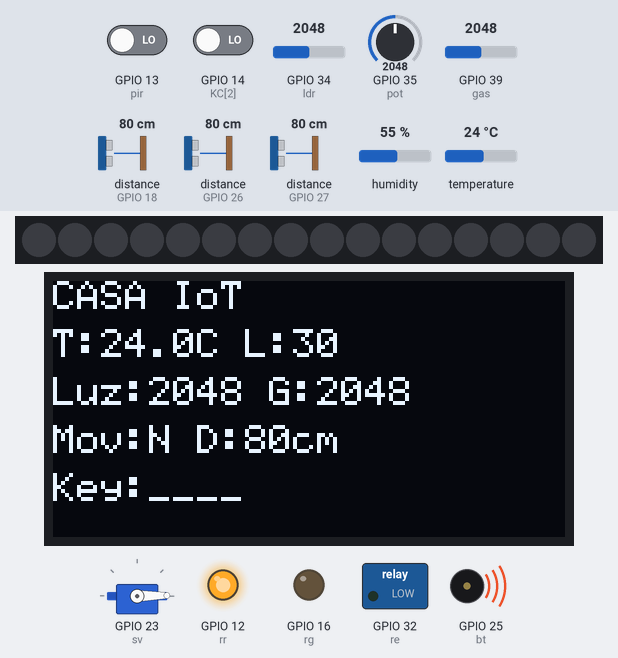
Bench run of a program on a simulated ESP32 board running MicroPython. Shown: 16 RGB LEDs in strip order, left to right, 128×64 one-colour display, servo, switched loads named in the program (green lamp = pin HIGH), output pins drawn as LEDs (lit = HIGH), buzzer (waves = sounding). Wiring (from the project's diagram.json): DHT22 sensor on GPIO 12, PIR motion sensor on GPIO 13, red LED on GPIO 14, servo on GPIO 23, buzzer on GPIO 25, green LED on GPIO 26, blue LED on GPIO 27, relay on GPIO 32, light sensor on GPIO 34, potentiometer on GPIO 35, gas sensor on GPIO 39. Inputs (shaded band) come from the test bench; at power-on: GPIO 39 (gas) = 2048, GPIO 14 (KC[2]) LOW, temperature 24 °C, distance to the obstacle (sensors on GPIO 18, GPIO 26, GPIO 27) 80 cm, GPIO 34 (ldr) = 2048, GPIO 13 (pir) LOW, GPIO 35 (pot) = 2048, humidity 55 % (analog values on the 0–4095 scale). The echo pulse lasts 58.3 µs per cm; no MQTT or app messages arrive unless stated; servo angles are drawn from the pulse width (0.5 ms = 0°, 2.5 ms = 180°); pins used as bus, display or sensor lines are not drawn; what the program prints to the serial console is not drawn.

Above: at 4.6 s.
4.7 s: GPIO 39 (gas) set to 3474
At 6.77 s:
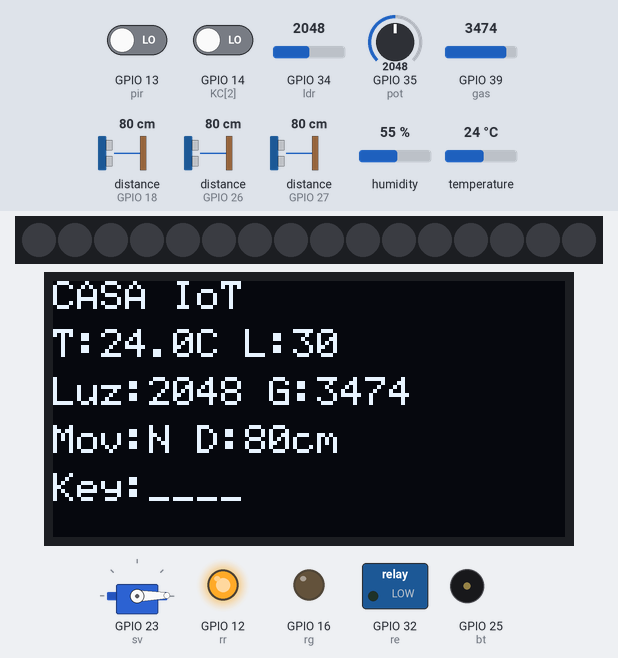
7.4 s: GPIO 39 (gas) set to 3530
At 8.59 s:
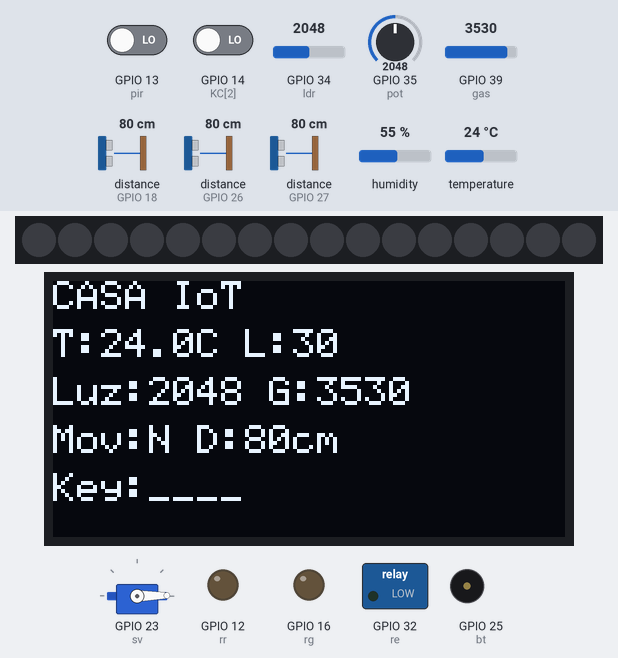
10.2 s: GPIO 14 (KC[2]) driven HIGH
At 11.74 s:
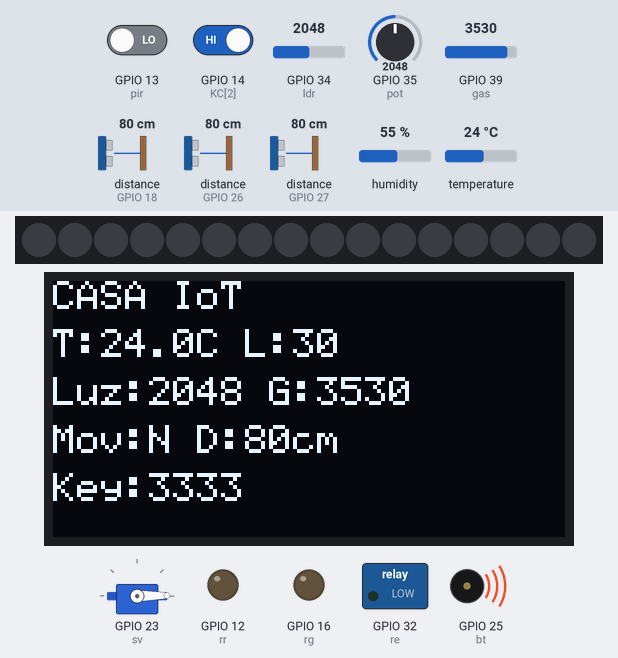
13.0 s: temperature set to 12 °C
At 13.32 s:
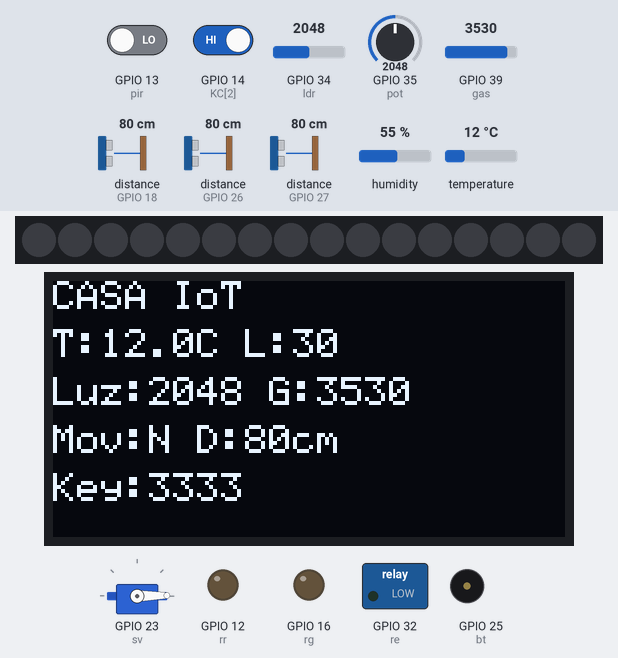
14.6 s: distance to the obstacle (sensor on GPIO 18) set to 2 cm
At 14.88 s:
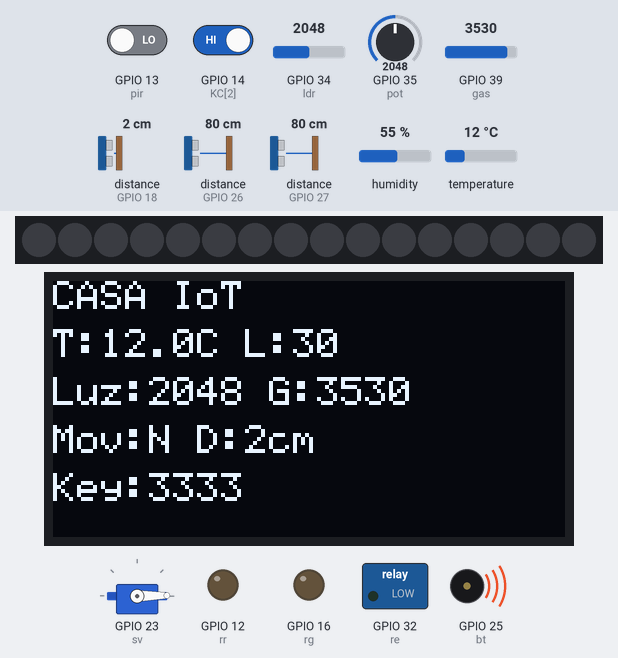
16.2 s: GPIO 34 (ldr) set to 122
At 19.35 s:
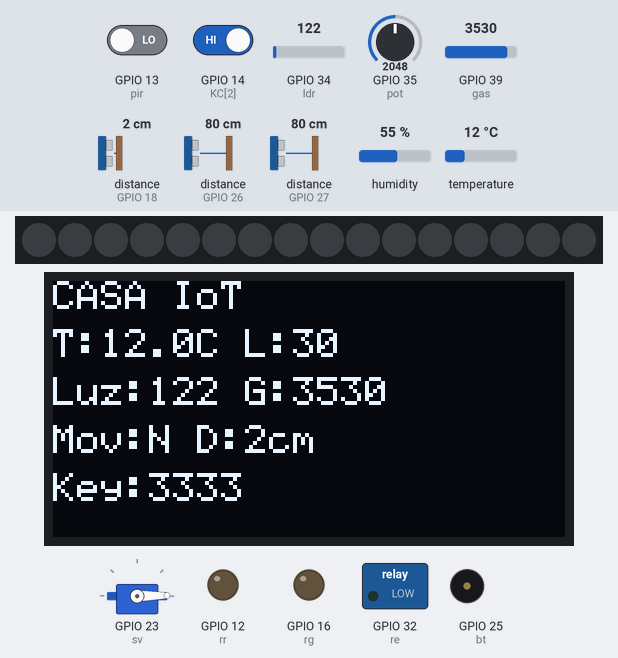
Timing chart, 0 to 20.3 s (numbered marks = the images above; inputs shaded):
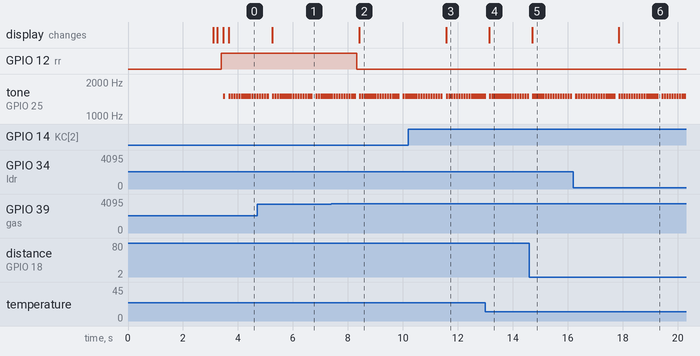

Measured:
- the behaviour switches between 3500 and 3501 on GPIO 39 (gas) (found by bisection; images 1 and 2)
- after the input at 4.7 s, the display: changes after 0.55 s (image 1)
- after the input at 7.4 s, GPIO 12 (rr): HIGH → LOW after 0.93 s; the display: changes after 1.0 s (image 2)
- after the input at 10.2 s, the display: changes after 1.4 s (image 3)
- after the input at 13.0 s, the display: changes after 0.14 s (image 4)
- after the input at 14.6 s, the display: changes after 0.11 s (image 5)
- after the input at 16.2 s, the display: changes after 1.6 s (image 6)
- by itself, tone on GPIO 25 (bt): plays 1500 Hz for 0.08 s, 1500 Hz for 0.08 s, 1500 Hz for 0.08 s, 1500 Hz for 0.08 s, 1500 Hz for 0.08 s, 1500 Hz for 0.08 s … (42 notes in this stretch)

The program:

firmware.py
```python
import gc,network,socket,machine,time,ujson
from machine import Pin,ADC,I2C,PWM
try:
 import dht
except:
 pass
try:
 from umqtt.simple import MQTTClient
 MQTT_OK=True
except:
 MQTT_OK=False
try:
 import neopixel
 NP_OK=True
except:
 NP_OK=False

class O:
 def __init__(s,i2c,a=0x3c):
  s.i=i2c;s.a=a;s.b=bytearray(1024)
  for c in [0xAE,0x20,0x00,0xB0,0xC8,0x00,0x10,0x40,0x81,0xFF,0xA1,0xA6,0xA8,0x3F,0xA4,0xD3,0x00,0xD5,0xF0,0xD9,0x22,0xDA,0x12,0xDB,0x20,0x8D,0x14,0xAF]:s.cmd(c)
 def cmd(s,c):s.i.writeto(s.a,bytes([0x00,c]))
 def fill(s,v):
  for i in range(1024):s.b[i]=0xFF if v else 0
 def px(s,x,y,c=1):
  if 0<=x<128 and 0<=y<64:
   i=(y//8)*128+x
   if c:s.b[i]|=(1<<(y%8))
   else:s.b[i]&=~(1<<(y%8))
 def text(s,t,x,y):
  for ch in t:
   c=ord(ch)
   if 32<=c<128:
    for i in range(5):
     bb=F[(c-32)*5+i]
     for j in range(8):s.px(x+i,y+j,1 if bb&(1<<j) else 0)
    x+=6
 def show(s):
  for p in range(8):
   s.cmd(0xB0+p);s.cmd(0x00);s.cmd(0x10)
   s.i.writeto(s.a,b'\x40'+bytes(s.b[p*128:(p+1)*128]))

F=bytes([0,0,0,0,0,0,0,95,0,0,0,7,0,7,0,20,127,20,127,20,36,42,127,42,18,35,19,8,100,98,54,73,85,34,80,0,5,3,0,0,0,28,34,65,0,0,65,34,28,0,8,42,28,42,8,8,8,62,8,8,0,80,48,0,0,8,8,8,8,8,0,96,96,0,0,32,16,8,4,2,62,81,73,69,62,0,66,127,64,0,66,97,81,73,70,33,65,69,75,49,24,20,18,127,16,39,69,69,69,57,60,74,73,73,48,1,113,9,5,3,54,73,73,73,54,6,73,73,41,30,0,54,54,0,0,0,86,54,0,0,8,20,34,65,0,20,20,20,20,20,0,65,34,20,8,2,1,89,9,6,62,65,93,89,78,124,18,17,18,124,127,73,73,73,54,62,65,65,65,34,127,65,65,34,28,127,73,73,73,65,127,9,9,9,1,62,65,73,73,122,127,8,8,8,127,0,65,127,65,0,32,64,65,63,1,127,8,20,34,65,127,64,64,64,64,127,2,12,2,127,127,4,8,16,127,62,65,65,65,62,127,9,9,9,6,62,65,81,33,94,127,9,25,41,70,38,73,73,73,50,3,1,127,1,3,63,64,64,64,63,31,32,64,32,31,63,64,56,64,63,99,20,8,20,99,3,4,120,4,3,97,81,73,69,67,0,127,65,65,0,2,4,8,16,32,0,65,65,127,0,4,2,1,2,4,64,64,64,64,64,0,1,2,4,0,32,84,84,84,120,127,72,68,68,56,56,68,68,68,32,56,68,68,72,127,56,84,84,84,24,8,126,9,1,2,8,20,84,84,60,127,8,4,4,120,0,68,125,64,0,32,64,68,61,0,127,16,40,68,0,0,65,127,64,0,124,4,24,4,120,124,8,4,4,120,56,68,68,68,56,124,20,20,20,8,8,20,20,24,124,124,8,4,4,8,72,84,84,84,32,4,63,68,64,32,60,64,64,32,124,28,32,64,32,28,60,64,48,64,60,68,40,16,40,68,12,80,80,80,60,68,100,84,76,68,0,8,54,65,0,0,0,127,0,0,0,65,54,8,0,8,8,42,28,8,8,28,42,8,8])

w=network.WLAN(network.STA_IF)
w.active(False);time.sleep(1.0);w.active(True);time.sleep(0.5)
WI=False
print('[WIFI]: Iniciando conexao...')
w.connect('Wokwi-GUEST','')
for _ in range(40):
 if w.isconnected():
  WI=True;break
 time.sleep(0.2)
print('WiFi:',w.ifconfig() if WI else 'FALHOU')

dp=Pin(4);ldr=ADC(Pin(34));ldr.atten(ADC.ATTN_11DB)
pot=ADC(Pin(35));pot.atten(ADC.ATTN_11DB)
try:
 gas=ADC(Pin(39));gas.atten(ADC.ATTN_11DB);GAS_OK=True
except:
 GAS_OK=False;gas=None
pir=Pin(13,Pin.IN);tr=Pin(5,Pin.OUT);ec=Pin(18,Pin.IN)
rr=PWM(Pin(12),freq=1000,duty=0);rg=PWM(Pin(16),freq=1000,duty=0);rb=PWM(Pin(17),freq=1000,duty=0)
re=Pin(32,Pin.OUT);sv=PWM(Pin(23),freq=50)
bt=PWM(Pin(25),freq=1500,duty=0)

KR=[Pin(2,Pin.OUT),Pin(15,Pin.OUT),Pin(19,Pin.OUT),Pin(33,Pin.OUT)]
KC=[Pin(26,Pin.IN,Pin.PULL_DOWN),Pin(27,Pin.IN,Pin.PULL_DOWN),Pin(14,Pin.IN,Pin.PULL_DOWN),Pin(16,Pin.IN,Pin.PULL_DOWN)]
KMAP=[['1','2','3','A'],['4','5','6','B'],['7','8','9','C'],['*','0','#','D']]
for r in KR:r.value(0)

NP=None
if NP_OK:
 try:
  NP=neopixel.NeoPixel(Pin(17),16)
  for i in range(16):NP[i]=(0,0,0)
  NP.write()
 except Exception as e:print('NeoPixel:',e);NP=None

OK=False;oled=None
try:
 i2c=I2C(0,scl=Pin(22),sda=Pin(21),freq=400000);time.sleep_ms(100)
 dv=i2c.scan();print('I2C:',[hex(x) for x in dv])
 if dv:oled=O(i2c,dv[0]);oled.fill(0);oled.text('Casa IoT',30,28);oled.show();OK=True
except Exception as e:print('OLED:',e)

st={'alerta':False,'rele':False,'porta':0,'porta_aberta':False,'buz_temp':False,'temp':0,'hum':0,'luz':0,'pot':0,'gas':0,'limite':30.0,'mov':0,'dist':0,'wifi':WI,'mqtt':False,'oled':OK,'kp_buf':'','kp_msg':'Digite a senha','sistema_armado':False,'tentativas_erradas':0,'entrada_bloqueada':False}

SENHA='1234'
v_temp=-1.0
t_alarme=0
em_espera=False
ring_idx=0
last_ring=0
porta_t=0
t_bloqueio=0
last_key=''
last_key_t=0

def beep_curto(dur=100):
 bt.duty(512)
 time.sleep_ms(dur)
 bt.duty(0)

def sirene(ativo):
 if ativo:
  bt.freq(1500);bt.duty(512)
 else:
  bt.duty(0)

def dh():
 try:
  import dht;d=dht.DHT22(dp);d.measure();return d.temperature(),d.humidity()
 except:return 0,0

def us():
 tr.value(0);time.sleep_us(2)
 tr.value(1);time.sleep_us(10);tr.value(0)
 try:
  from machine import time_pulse_us
  d=time_pulse_us(ec,1,30000)
  if d<0:return 0
  dc=d/58.2
  return dc if 2<=dc<=400 else 0
 except:return 0

def scan_kp():
 global last_key,last_key_t
 now=time.ticks_ms()
 if time.ticks_diff(now,last_key_t)<50:return None
 for ri in range(4):
  for rr2 in KR:rr2.value(0)
  KR[ri].value(1)
  time.sleep_us(50)
  for ci in range(4):
   if KC[ci].value():
    k=KMAP[ri][ci]
    last_key=k;last_key_t=now
    KR[ri].value(0)
    beep_curto(80)
    return k
  KR[ri].value(0)
 return None

def proc_kp(k):
 global porta_t,t_bloqueio
 if k is None:return
 print('[KEYPAD]:',k)
 if k=='*':
  if st['entrada_bloqueada']:
   if time.ticks_diff(time.ticks_ms(),t_bloqueio)>=30000:
    st['entrada_bloqueada']=False
    st['tentativas_erradas']=0
    st['kp_msg']='Desbloqueado'
   return
  st['kp_buf']='';st['kp_msg']='Limpo'
 elif k=='#':
  if st['entrada_bloqueada']:return
  if st['kp_buf']==SENHA:
   st['porta']=90;st['porta_aberta']=True;porta_t=time.ticks_ms()
   st['sistema_armado']=False
   st['tentativas_erradas']=0
   st['kp_msg']='PORTA ABERTA!';st['kp_buf']=''
  else:
   st['tentativas_erradas']+=1
   if st['tentativas_erradas']<3:
    dur=500 if st['tentativas_erradas']==1 else 700
    beep_curto(dur)
    st['kp_msg']='Errada ('+str(st['tentativas_erradas'])+'/3)'
   else:
    st['alerta']=True
    st['buz_temp']=True
    st['entrada_bloqueada']=True
    t_bloqueio=time.ticks_ms()
    st['kp_msg']='BLOQUEADO 30s'
   st['kp_buf']=''
 elif k in '0123456789':
  if not st['entrada_bloqueada'] and len(st['kp_buf'])<4:
   st['kp_buf']+=k;st['kp_msg']='Digitando...'

def update_ring():
 global ring_idx,last_ring
 if NP is None:return
 now=time.ticks_ms()
 if time.ticks_diff(now,last_ring)<80:return
 last_ring=now
 if st['alerta']:
  for i in range(16):
   d=(i-ring_idx)%16
   if d<4:
    b=int(80*(1-d/4.0))
    NP[i]=(b,0,0)
   else:
    NP[i]=(0,0,0)
  ring_idx=(ring_idx+1)%16
 elif em_espera:
  for i in range(16):NP[i]=(40,20,0) if ((i+ring_idx)%2==0) else (0,0,0)
  ring_idx=(ring_idx+1)%16
 else:
  for i in range(16):NP[i]=(0,0,0)
 try:NP.write()
 except:pass

def ap():
 re.value(st['rele'])
 sv.duty(int(26+(st['porta']/180)*102))

 if st['alerta']:
  rr.duty(0);rg.duty(1023);rb.duty(1023)
  sirene(True)
 elif st['temp']>(st['limite']+2.0) or st['gas']>3500 or (0<st['luz']<500) or (st['mov']==1 and st['sistema_armado']):
  rr.duty(0);rg.duty(0);rb.duty(1023)
  sirene(False)
 else:
  rr.duty(1023);rg.duty(0);rb.duty(1023)
  sirene(False)

def uo():
 if not OK:return
 try:
  oled.fill(0);oled.text('CASA IoT',0,0)
  if st['alerta']:oled.text('ALERT',80,0)
  elif st['rele']:oled.text('AR ON',80,0)
  elif st['porta_aberta']:oled.text('OPEN',90,0)
  oled.text('T:'+str(round(st['temp'],1))+'C L:'+str(int(st['limite'])),0,12)
  oled.text('Luz:'+str(st['luz'])+' G:'+str(st['gas']),0,24)
  oled.text('Mov:'+('S' if st['mov'] else 'N')+' D:'+str(int(st['dist']))+'cm',0,36)
  oled.text('Key:'+st['kp_buf'].ljust(4,'_'),0,48)
  oled.show()
 except:pass

def al():
 return [
  {'nome':'Temperatura Alta','cond':'Temp > '+str(int(st['limite']))+' C','atual':str(round(st['temp'],1))+' C','ativo':st['temp']>st['limite']},
  {'nome':'Pouca Luz','cond':'Luminosidade < 500','atual':str(st['luz']),'ativo':0<st['luz']<500},
  {'nome':'Movimento Detectado','cond':'PIR ativo','atual':'Sim' if st['mov'] else 'Nao','ativo':st['mov']==1 and st['sistema_armado']},
  {'nome':'Objeto Proximo','cond':'Distancia < 30 cm','atual':str(int(st['dist']))+' cm','ativo':0<st['dist']<30 and st['sistema_armado']},
  {'nome':'Gas Detectado','cond':'Gas > 3800','atual':str(st['gas']),'ativo':st['gas']>3800}
 ]

def cb(t,m):
 try:
  t=t.decode();m=m.decode();print('[MQTT RCV]:',t,m);k=t.split('/')[-1]
  if k in ['alerta','rele','buz_temp']:st[k]=(m=='1')
  elif k=='porta':
   try:st['porta']=int(m);st['porta_aberta']=(st['porta']>0)
   except:pass
  ap()
 except Exception as e:print('Erro callback:',e)

def conectar_mqtt():
 try:
  print('[MQTT]: Conectando...')
  m_cli=MQTTClient('esp32h_'+str(time.ticks_ms()),'broker.hivemq.com',1883,keepalive=60)
  m_cli.set_callback(cb);m_cli.connect()
  for tp in ['casa/henrique/alerta','casa/henrique/rele','casa/henrique/buz_temp','casa/henrique/porta']:m_cli.subscribe(tp)
  print('[MQTT]: Conectado!');return m_cli
 except Exception as e:print('[MQTT Erro]:',e);return None

mq=None
if MQTT_OK and WI:mq=conectar_mqtt();st['mqtt']=(mq is not None)

sv2=socket.socket();sv2.setsockopt(socket.SOL_SOCKET,socket.SO_REUSEADDR,1)
sv2.bind(('',80));sv2.listen(5);sv2.settimeout(0)

try:
 with open('page.html') as f:PG=f.read()
except:
 PG='<h1>page.html nao encontrado</h1>'

ap();uo();lp=0;ls2=0

def resp(c,body,ct='text/html'):
 try:
  if isinstance(body,str):body=body.encode()
  h='HTTP/1.1 200 OK\r\nContent-Type: '+ct+'\r\nContent-Length: '+str(len(body))+'\r\nConnection: close\r\nAccess-Control-Allow-Origin: *\r\n\r\n'
  c.sendall(h.encode()+body)
 except:pass

while True:
 WI=w.isconnected();st['wifi']=WI
 k=scan_kp()
 if k:proc_kp(k)
 if st['entrada_bloqueada'] and time.ticks_diff(time.ticks_ms(),t_bloqueio)>=30000:
  st['entrada_bloqueada']=False
  st['tentativas_erradas']=0
  st['kp_msg']='Desbloqueado'
 if st['porta_aberta'] and time.ticks_diff(time.ticks_ms(),porta_t)>5000:
  st['porta']=0;st['porta_aberta']=False;st['kp_msg']='Porta fechada';ap()
 update_ring()
 try:
  c,_=sv2.accept();c.settimeout(0.3)
  try:
   r=c.recv(2048)
   if r:
    rs=r.decode('utf-8','ignore')
    p='/'
    if ' ' in rs:p=rs.split(' ')[1]
    if p=='/api/data':
     d=dict(st);d['alarmes']=al()
     resp(c,ujson.dumps(d),'application/json')
    elif p.startswith('/t/'):
     kk=p[3:].split('?')[0].split(' ')[0]
     if kk in st and isinstance(st[kk],bool):st[kk]=not st[kk]
     ap();resp(c,'ok','text/plain')
    elif p.startswith('/porta/'):
     try:
      v=int(p[7:].split('?')[0].split(' ')[0])
      st['porta']=v;st['porta_aberta']=(v>0)
      if v>0:porta_t=time.ticks_ms()
     except:pass
     ap();resp(c,'ok','text/plain')
    else:resp(c,PG,'text/html')
  except:pass
  finally:
   try:c.close()
   except:pass
 except OSError:pass

 if time.ticks_diff(time.ticks_ms(),ls2)>1500:
  ls2=time.ticks_ms()
  real_t,h=dh();st['hum']=h
  st['luz']=ldr.read();st['pot']=pot.read();st['mov']=pir.value();st['dist']=us()
  if GAS_OK:
   try:st['gas']=gas.read()
   except:st['gas']=0
  st['limite']=20.0+(st['pot']/4095.0)*20.0
  if st['gas']>3800:
   st['rele']=False
  if v_temp<0:v_temp=real_t
  if st['rele']:
   if v_temp>(st['limite']-1.0):v_temp-=0.5
   else:st['rele']=False
  else:
   if em_espera:
    if time.ticks_diff(time.ticks_ms(),t_alarme)>=1500:
     st['rele']=True;em_espera=False;st['alerta']=False
   else:
    if v_temp<(st['limite']+5.0):
     v_temp+=0.1
     if v_temp>real_t:v_temp=real_t
    else:
     em_espera=True;t_alarme=time.ticks_ms();st['alerta']=True
  st['temp']=v_temp
  if not em_espera:
   st['alerta']=(st['mov']==1 and 0<st['dist']<30 and st['sistema_armado']) or (st['gas']>3800) or (st['temp']>(st['limite']+5.0) and not st['rele'])
  ap();uo();print('T:',round(st['temp'],1),'G:',st['gas'],'K:',st['kp_buf'],'ARM:',st['sistema_armado'],'S:','EMERG' if em_espera else ('AR' if st['rele'] else 'OK'))

 if time.ticks_diff(time.ticks_ms(),lp)>5000:
  lp=time.ticks_ms()
  if not WI:
   try:w.connect('Wokwi-GUEST','')
   except:pass
  elif mq:
   try:mq.publish('casa/henrique/status',ujson.dumps(st));mq.check_msg();st['mqtt']=True
   except:st['mqtt']=False;mq=None
  elif MQTT_OK:mq=conectar_mqtt();st['mqtt']=(mq is not None)
 time.sleep_ms(10)
```
